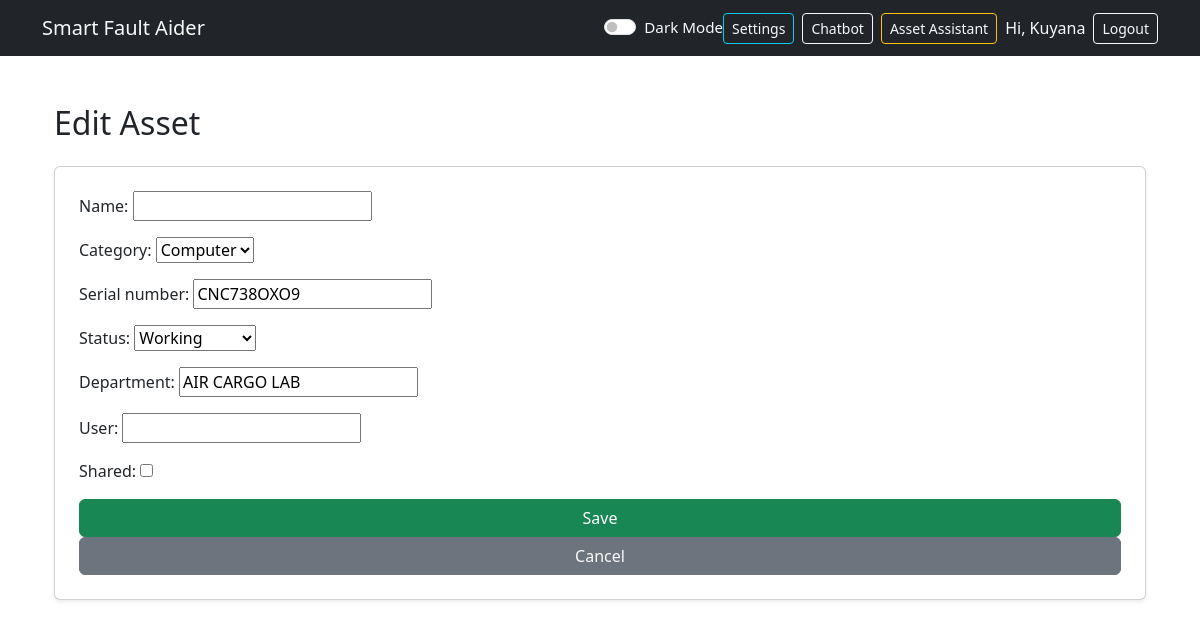
The app's page /assets/256/edit/ (signed in) with its own data.
### SmartApp/models.py (models this page shows, shortened)
class Asset(models.Model):
    CATEGORY_CHOICES = [
        ('PC', 'Computer'),
        ('UPS', 'UPS'),
    ]
    STATUS_CHOICES = [
        ('WORKING', 'Working'),
        ('FAULTY', 'Faulty'),
        ('UNDER_REPAIR', 'Under Repair'),
        ('RETIRED', 'Retired'),
    ]
    name = models.CharField(max_length=100)
    category = models.CharField(max_length=20, choices=CATEGORY_CHOICES)
    serial_number = models.CharField(max_length=100)
    status = models.CharField(max_length=20, choices=STATUS_CHOICES)
    department = models.CharField(max_length=100)
    user = models.CharField(max_length=100, blank=True)
    shared = models.BooleanField(default=False)

### SmartApp/views.py (the view)
# urls.py: path('assets/<int:pk>/edit/', asset_edit, name='asset_edit'),
@login_required
def asset_edit(request, pk):
    asset = get_object_or_404(Asset, pk=pk)
    if request.method == 'POST':
        form = AssetForm(request.POST, request.FILES, instance=asset)
        if form.is_valid():
            form.save()
            return redirect('asset_list')
    else:
        form = AssetForm(instance=asset)
    return render(request, 'assets/asset_form.html', {'form': form, 'action': 'Edit'})

### SmartApp/forms.py
class AssetForm(forms.ModelForm):
    class Meta:
        model = Asset
        fields = '__all__'
        widgets = {
            'purchase_date': forms.DateInput(attrs={'type': 'date'}),
            'warranty_expiry': forms.DateInput(attrs={'type': 'date'}),
            'date_reported': forms.DateInput(attrs={'type': 'date'}),
        }

### SmartApp/templates/assets/asset_form.html (shortened to what this page needs)
{% extends 'base.html' %}
{% block content %}
<div class="container py-4">
  <h2 class="mb-4">{{ action }} Asset</h2>
  <form method="post" enctype="multipart/form-data" class="card p-4 shadow-sm">
    {{ form.as_p }}
    <button type="submit" class="btn btn-success">Save</button>
    <a href="{% url 'asset_list' %}" class="btn btn-secondary">Cancel</a>
  </form>
</div>
{% endblock %}

### SmartApp/templates/base.html (shortened to what this page needs)
<!DOCTYPE html>
<html lang="en">
<head>
    <link href="https://cdn.jsdelivr.net/npm/bootstrap@5.3.0/dist/css/bootstrap.min.css" rel="stylesheet">
</head>
<body>
    <nav class="navbar navbar-expand-lg navbar-dark bg-dark mb-4">
        <div class="container">
            <a class="navbar-brand" href="/">Smart Fault Aider</a>
            <div class="d-flex align-items-center">
                <div class="form-check form-switch dark-toggle">
                    <input class="form-check-input" type="checkbox" id="darkModeToggle">
                    <label class="form-check-label text-light" for="darkModeToggle" style="font-size:0.95rem;">Dark Mode</label>
                </div>
                <a href="{% url 'settings' %}" class="btn btn-outline-info btn-sm me-2">Settings</a>
                {% if user.is_authenticated %}
                    <a href="{% url 'chatbot' %}" class="btn btn-outline-light btn-sm me-2">Chatbot</a>
                    <a href="{% url 'asset_assistant' %}" class="btn btn-outline-warning btn-sm me-2">Asset Assistant</a>
                    <span class="navbar-text me-2">Hi, {{ user.username }}</span>
                    <form method="POST" action="{% url 'logout' %}" class="d-inline">
                        <button type="submit" class="btn btn-outline-light btn-sm">Logout</button>
                    </form>
                {% else %}
                    <a href="/accounts/login/" class="btn btn-outline-light btn-sm me-2">Login</a>
                    <a href="/accounts/signup/" class="btn btn-light btn-sm">Sign Up</a>
                {% endif %}
            </div>
        </div>
    </nav>
    <div class="container">
        {% block content %}
        {% endblock %}
    </div>
</body>
</html>

### SmartApp/templates/base.html (style rules this page uses)
.btn, .btn-sender, .homepage-btn { transition: background 0.2s, color 0.2s; }
a, a:visited, .navbar-text, .navbar-brand, .card-title, .card-header, .card-body, .list-group-item, .form-label, .form-check-label { color: #f8f9fa !important; }
.navbar .btn, .navbar .btn:visited { color: #f8f9fa !important; }

### records on screen
Asset: category "Computer", serial_number "CNC738OXO9", status "Working", department "AIR CARGO LAB"

### other values on screen
{{ user.username }} "Kuyana"
{{ action }} "Edit"
